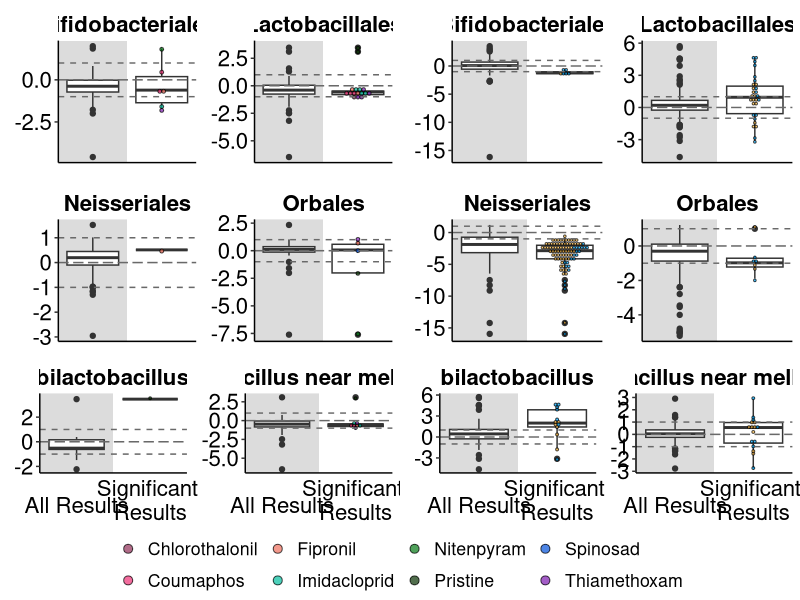
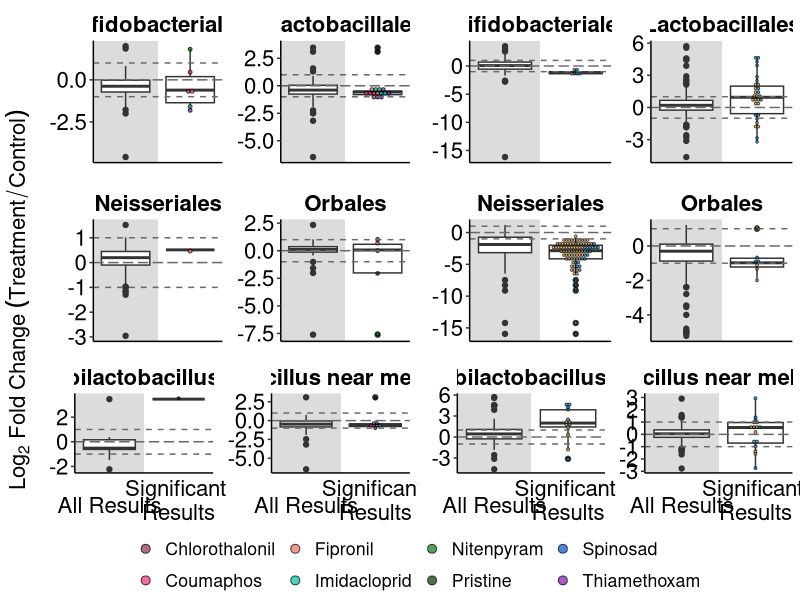
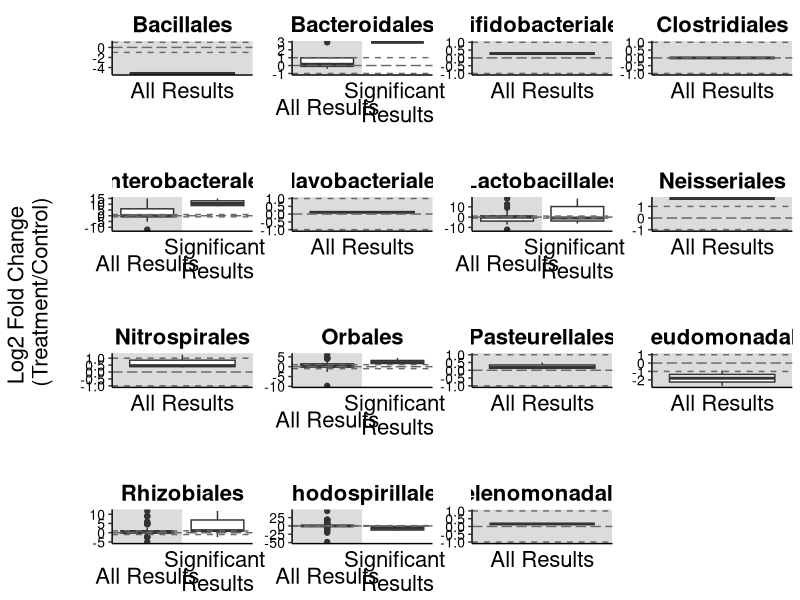

Write the R code that produced these figures, in order.
## ---- chunk 1
library(tidyverse)
library(ggpubr)
## ---- chunk 2
effectsize_final <- read.csv("data/effectsizesforfig.csv", stringsAsFactors = TRUE, na.strings=c(""))

effectsize_final$All.Logs<-as.numeric(as.character(effectsize_final$All.Logs))

str(effectsize_final)
## ---- chunk 3
effectsize_final_ng <- 
  effectsize_final %>% 
  dplyr::filter(!(Pesticide == "Glyphosate" | Pesticide == "Roundup")) %>% 
  dplyr::filter(Core == "Y") %>% 
  dplyr::filter(!is.na(All.Logs)) %>%  #get rid of NAs
      dplyr::filter(All.Logs>-50 & All.Logs<50) ##get rid of extreme outliers
## ---- chunk 4
effectsize_orders_sig_ng <-
  effectsize_final_ng %>% 
  dplyr::filter(Sig == "Yes") %>% 
  dplyr::filter(Order == "Lactobacillales" | Order == "Orbales" | Order == "Bifidobacteriales" | Order == "Neisseriales") 
## ---- chunk 5
fig_effectsizeorders_ng <- effectsize_final_ng %>% 
      dplyr::filter(Order == "Lactobacillales" | Order == "Orbales" | Order == "Bifidobacteriales" | Order == "Neisseriales") %>% 
  ggplot(aes(x=Sig, y = All.Logs)) +
  geom_rect(xmin = 0, xmax = 1.5, ymin = -Inf, ymax = Inf, fill = "#DCDCDC")+
  geom_boxplot(position=position_dodge(width = 2)) +
  geom_dotplot(data = effectsize_orders_sig_ng, stackgroups = TRUE, method = "histodot",
               binaxis = 'y', stackdir = 'center', dotsize = 1, 
               position = position_dodge(width = 0), 
               aes(fill= Pesticide),  alpha=0.7)+
  scale_fill_manual(name = "Pesticide",values=c("Chlorothalonil" = "#8F2D56",    
                                                "Coumaphos" = "#EE2F75",
                                                "Fipronil" = "#ED6D5A",
                                                "Glyphosate" = "#FFBC42",
                                                "Imidacloprid" = "#00BD9D",
                                                "Nitenpyram" = "#047815",
                                                "Pristine" = "#063000",
                                                "Roundup" = "#00A9FE",
                                                "Spinosad" = "#0050D9",
                                                "Thiamethoxam" = "#7C18AF"))+
   geom_hline(aes(yintercept = 0), colour = "#696969", linetype = "longdash")+
  geom_hline(aes(yintercept = 1), colour = "#696969", linetype = "dashed")+
  geom_hline(aes(yintercept = -1), colour = "#696969", linetype = "dashed")+
  theme_classic() +
  theme(
    axis.title.x=element_blank(),
    axis.text.x=element_blank(),
    axis.ticks.x=element_blank(),
    legend.title = element_blank(),
    strip.placement = "outside", 
    strip.text.x = element_text( #text in facet labels
      size = 16, color = "black", face = "bold"),
    strip.background = element_rect(#background of facet labels
      color="white", fill="#ffffff", size=1.5),
    panel.spacing.y = unit(1, "lines"),
    legend.position = "right",
    axis.title.y = element_blank())+
  theme(text = element_text(size = 16), axis.text.y = element_text(color="black", size = 16))+
  scale_y_continuous(name ="Log2-Fold Change \n(Treatment/Control)")+
  scale_x_discrete(expand = c(0.5, 0))+
  facet_wrap(~ Order, scales = 'free', ncol = 2, strip.position = "top")
## ---- chunk 6
effectsize_lacto_sig_ng <- 
  effectsize_final_ng %>% 
  dplyr::filter(Sig == "Yes") %>% 
  dplyr::filter(Species == "Bombilactobacillus spp." | Species == "Lactobacillus near melliventris") 

fig_effectsizelactos_ng <- 
  effectsize_final_ng %>% 
  dplyr::filter(Species == "Bombilactobacillus spp." | Species == "Lactobacillus near melliventris") %>%
  ggplot(aes(x=Sig, y = All.Logs)) +
  geom_rect(xmin = 0, xmax = 1.5, ymin = -Inf, ymax = Inf, fill = "#DCDCDC")+
  geom_boxplot(position=position_dodge(width = 2)) + 
  geom_dotplot(data = effectsize_lacto_sig_ng, stackgroups = TRUE, method = "histodot",
               binaxis = 'y', stackdir = 'center', dotsize = 1.2, 
               position = position_dodge(width = 0), 
               aes(fill= Pesticide),  alpha=0.7)+
  scale_fill_manual(name = "Pesticide",values=c("Chlorothalonil" = "#8F2D56",    
                                                "Coumaphos" = "#EE2F75",
                                                "Fipronil" = "#ED6D5A",
                                                "Glyphosate" = "#FFBC42",
                                                "Imidacloprid" = "#00BD9D",
                                                "Nitenpyram" = "#047815",
                                                "Pristine" = "#063000",
                                                "Roundup" = "#00A9FE",
                                                "Spinosad" = "#0050D9",
                                                "Thiamethoxam" = "#7C18AF"))+
   geom_hline(aes(yintercept = 0), colour = "#696969", linetype = "longdash")+
  geom_hline(aes(yintercept = 1), colour = "#696969", linetype = "dashed")+
  geom_hline(aes(yintercept = -1), colour = "#696969", linetype = "dashed")+
  theme_classic() +
  theme(axis.title.x=element_blank(),
        axis.text.x=element_blank(),
        axis.ticks.x=element_blank(),
        legend.title = element_blank(),
        strip.placement = "outside", 
        strip.text.x = element_text( #text in facet labels
          size = 16, color = "black", face = "bold"),
        strip.background = element_rect(#background of facet labels
          color="white", fill="#ffffff", size=1.5),
        panel.spacing.y = unit(1, "lines"),
        legend.position = "right",
        axis.title.y = element_blank())+
  theme(text = element_text(size = 16), axis.text.x = element_text(vjust=0.3, size = 16, color="black"), axis.text.y = element_text(color="black", size = 16))+
  scale_y_continuous(name ="Log2-Fold Change \n(Treatment/Control)")+
  scale_x_discrete(labels=c("All" = "All Results", "Yes" = "Significant \nResults"), expand = c(0.5, 0))+
  facet_wrap(~ Species, scales = 'free', ncol = 2, strip.position = "top")
## ---- chunk 7
effectsize_final_g <- 
  effectsize_final %>% 
  dplyr::filter(Pesticide == "Glyphosate" | Pesticide == "Roundup") %>% 
  dplyr::filter(Core == "Y") %>% 
  dplyr::filter(!is.na(All.Logs)) %>%  #get rid of NAs
      dplyr::filter(All.Logs>-50 & All.Logs<50) ##get rid of extreme outliers
## ---- chunk 8
effectsize_orders_sig_g <-
  effectsize_final_g %>% 
  dplyr::filter(Sig == "Yes") %>% 
  dplyr::filter(Order == "Lactobacillales" | Order == "Orbales" | Order == "Bifidobacteriales" | Order == "Neisseriales")
## ---- chunk 9
fig_effectsizeorders_g <- 
  effectsize_final_g %>% 
    dplyr::filter(Order == "Lactobacillales" | Order == "Orbales" | Order == "Bifidobacteriales" | Order == "Neisseriales") %>% 
  ggplot(aes(x=Sig, y = All.Logs)) +
  geom_rect(xmin = 0, xmax = 1.5, ymin = -Inf, ymax = Inf, fill = "#DCDCDC")+
  geom_boxplot(position=position_dodge(width = 2)) +
  geom_dotplot(data = effectsize_orders_sig_g, stackgroups = TRUE, method = "histodot",
               binaxis = 'y', stackdir = 'center', dotsize = 0.7, 
               position = position_dodge(width = 0), 
               aes(fill= Pesticide),  alpha=0.7)+
   scale_fill_manual(name = "Pesticide",values=c("Chlorothalonil" = "#8F2D56",    
                                                "Coumaphos" = "#EE2F75",
                                                "Fipronil" = "#ED6D5A",
                                                "Glyphosate" = "#FFBC42",
                                                "Imidacloprid" = "#00BD9D",
                                                "Nitenpyram" = "#047815",
                                                "Pristine" = "#063000",
                                                "Roundup" = "#00A9FE",
                                                "Spinosad" = "#0050D9",
                                                "Thiamethoxam" = "#7C18AF"))+
   geom_hline(aes(yintercept = 0), colour = "#696969", linetype = "longdash")+
  geom_hline(aes(yintercept = 1), colour = "#696969", linetype = "dashed")+
  geom_hline(aes(yintercept = -1), colour = "#696969", linetype = "dashed")+
  theme_classic() +
   theme(
    axis.title.x=element_blank(),
    axis.text.x=element_blank(),
    axis.ticks.x=element_blank(),
    legend.title = element_blank(),
    strip.placement = "outside", 
    strip.text.x = element_text( #text in facet labels
      size = 16, color = "black", face = "bold"),
    strip.background = element_rect(#background of facet labels
      color="white", fill="#ffffff", size=1.5),
    panel.spacing.y = unit(1, "lines"),
    legend.position = "right",
    axis.title.y = element_blank())+
  theme(text = element_text(size = 16), axis.text.y = element_text(color="black", size = 16))+
  scale_y_continuous(name ="Log2-Fold Change \n(Treatment/Control)")+
  scale_x_discrete(expand = c(0.5, 0))+
  facet_wrap(~ Order, scales = 'free', ncol = 2, strip.position = "top")
## ---- chunk 10
effectsize_lacto_sig_g <- 
  effectsize_final_g %>% 
  dplyr::filter(Sig == "Yes") %>% 
  dplyr::filter(Species == "Bombilactobacillus spp." | Species == "Lactobacillus near melliventris")

fig_effectsizelactos_g <- 
  effectsize_final_g %>% 
  dplyr::filter(Species == "Bombilactobacillus spp." | Species == "Lactobacillus near melliventris") %>%
  ggplot(aes(x=Sig, y = All.Logs)) +
  geom_rect(xmin = 0, xmax = 1.5, ymin = -Inf, ymax = Inf, fill = "#DCDCDC")+
  geom_boxplot(position=position_dodge(width = 2)) + 
  geom_dotplot(data = effectsize_lacto_sig_g, stackgroups = TRUE, method = "histodot",
               binaxis = 'y', stackdir = 'center', dotsize = 1.2, 
               position = position_dodge(width = 0), 
               aes(fill= Pesticide),  alpha=0.7)+
  scale_fill_manual(name = "Pesticide",values=c("Chlorothalonil" = "#8F2D56",    
                                                "Coumaphos" = "#EE2F75",
                                                "Fipronil" = "#ED6D5A",
                                                "Glyphosate" = "#FFBC42",
                                                "Imidacloprid" = "#00BD9D",
                                                "Nitenpyram" = "#047815",
                                                "Pristine" = "#063000",
                                                "Roundup" = "#00A9FE",
                                                "Spinosad" = "#0050D9",
                                                "Thiamethoxam" = "#7C18AF"))+
  geom_hline(aes(yintercept = 0), colour = "#696969", linetype = "longdash")+
  geom_hline(aes(yintercept = 1), colour = "#696969", linetype = "dashed")+
  geom_hline(aes(yintercept = -1), colour = "#696969", linetype = "dashed")+
  theme_classic() +
  theme(axis.title.x=element_blank(),
        axis.text.x=element_blank(),
        axis.ticks.x=element_blank(),
        legend.title = element_blank(),
        strip.placement = "outside", 
        strip.text.x = element_text( #text in facet labels
          size = 16, color = "black", face = "bold"),
        strip.background = element_rect(#background of facet labels
          color="white", fill="#ffffff", size=1.5),
        panel.spacing.y = unit(2, "lines"),
        legend.position = "right",
        axis.title.y = element_blank())+
  theme(text = element_text(size = 16), axis.text.x = element_text(vjust=0.3, size = 16, color="black"), axis.text.y = element_text(color="black", size = 16))+
  scale_y_continuous(name ="Log2-Fold Change \n(Treatment/Control)")+
  scale_x_discrete(labels=c("All" = "All Results", "Yes" = "Significant \nResults"), expand = c(0.5, 0))+
  facet_wrap(~ Species, scales = 'free', ncol = 2, strip.position = "top")

## ---- chunk 11
effectsizesfig_fourpanel <-
  ggarrange(fig_effectsizeorders_ng, 
            fig_effectsizeorders_g, 
            fig_effectsizelactos_ng,
            fig_effectsizelactos_g,
            heights = c(2, 1),nrow=2, ncol = 2, common.legend = TRUE, legend = "bottom"
           )

effectsizesfig_fourpanel
## ---- chunk 12
annotate_figure(effectsizesfig_fourpanel,
                left = ggpubr::text_grob(expression(""*Log[2]~Fold~Change ~(Treatment/Control)*""), 
                  size = 16, color = "black", rot = 90))

## ---- chunk 13
effectsize_final %>% 
  dplyr::filter(!is.na(All.Logs)) %>%  #get rid of NAs
  dplyr::filter(Core == "N") %>% 
  dplyr::filter(!is.na(Order)) %>% 
  dplyr::filter(All.Logs>-50 & All.Logs<50) %>%
  
  ggplot(aes(x=Sig, y = All.Logs)) +
 
  geom_rect(xmin = 0, xmax = 1.5, ymin = -Inf, ymax = Inf, fill = "#DCDCDC")+
   geom_boxplot(position=position_dodge(width = 2)) + 
  
  geom_hline(aes(yintercept = 0), colour = "#696969", linetype = "longdash")+
  geom_hline(aes(yintercept = 1), colour = "#696969", linetype = "dashed")+
  geom_hline(aes(yintercept = -1), colour = "#696969", linetype = "dashed")+
  theme_classic() +
  theme(
    axis.title.x=element_blank(),
    axis.text.x=element_blank(),
    axis.ticks.x=element_blank(),
    strip.placement = "outside", 
    strip.text.x = element_text( #text in facet labels
      size = 16, color = "black", face = "bold"),
    strip.background = element_rect(#background of facet labels
      color="white", fill="#ffffff", size=1.5),
    panel.spacing.y = unit(2, "lines"),
    legend.position = "bottom",
    axis.title.y = element_text(margin = margin(t = 0, r = 20, b = 0, l = 0))
    )+
  theme(
    text = element_text(size = 16), 
    axis.text.x = element_text(vjust=0.3, size = 16, color="black"),
    axis.text.y = element_text(color="black", size = 10))+
  scale_y_continuous(name ="Log2 Fold Change \n(Treatment/Control)")+
  scale_x_discrete(labels=c("All" = "All Results", "Yes" = "Significant \nResults"), 
    expand = c(0.5, 0))+
  facet_wrap(~ Order, scales = 'free', ncol = 4, strip.position = "top"
      )
